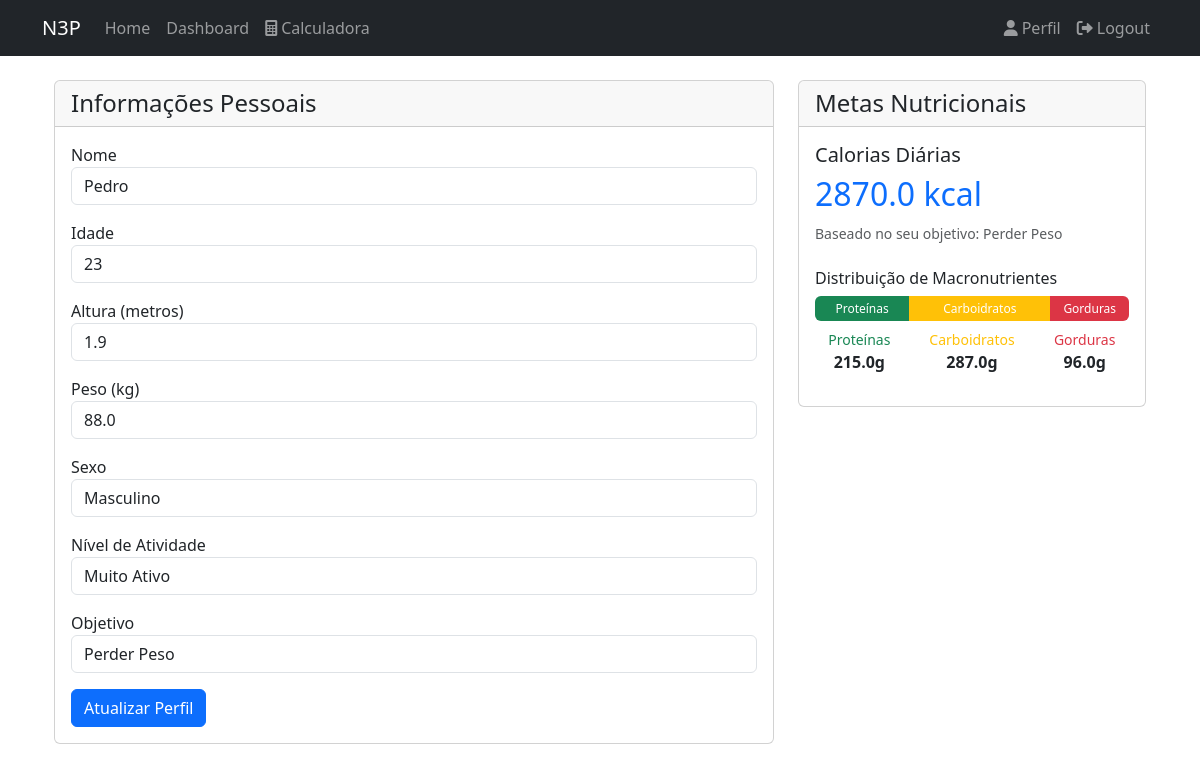
Before: /auth/profile (signed in) with the older database file.
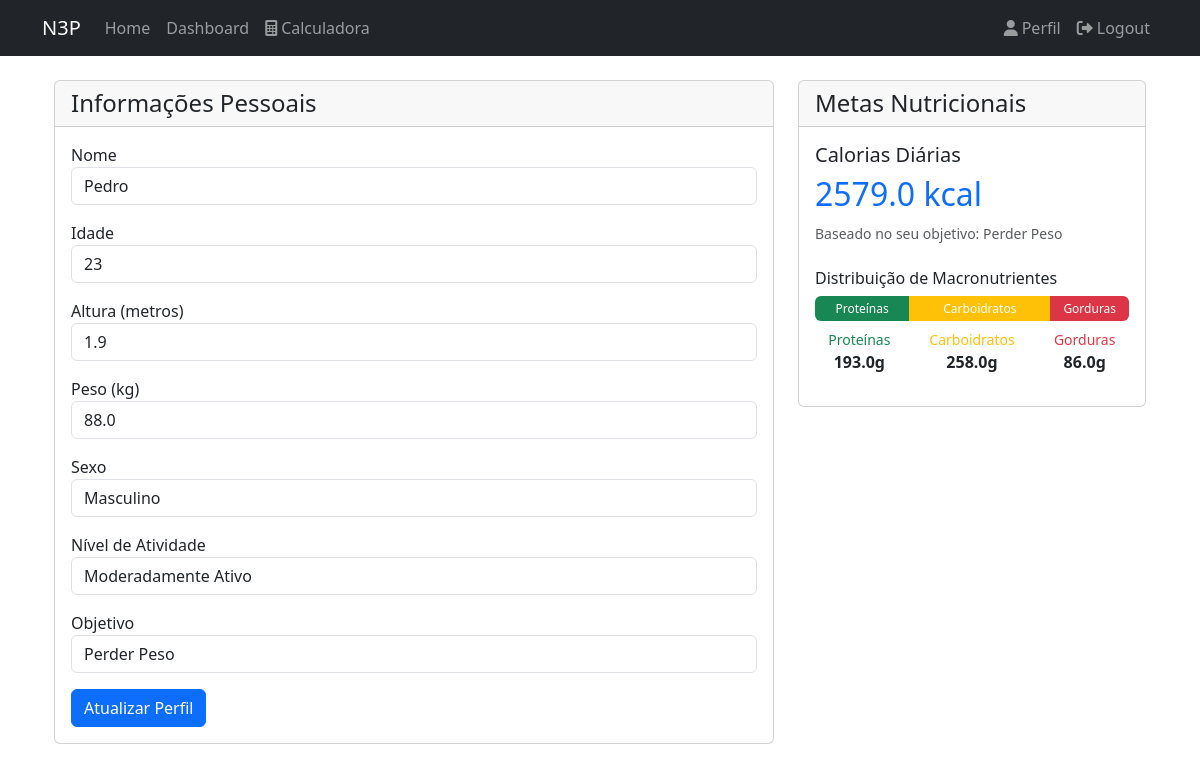
After: the same page with the newer database file.
### app/models/user.py (models this page shows, shortened)
class User(UserMixin, db.Model):
    __tablename__ = "users"
    id = db.Column(db.Integer, primary_key=True)
    username = db.Column(db.String(80), unique=True, nullable=False)
    email = db.Column(db.String(120), unique=True, nullable=False)
    password_hash = db.Column(db.String(128))
    created_at = db.Column(db.DateTime, default=datetime.utcnow)
    nome = db.Column(db.String(100), nullable=False)
    idade = db.Column(db.Integer, nullable=False)
    altura = db.Column(db.Float, nullable=False)  # altura em metros
    peso = db.Column(db.Float, nullable=False)  # peso em kg
    sexo = db.Column(
        db.String(1), nullable=False
    )  # 'M' para masculino, 'F' para feminino
    fator_atividade = db.Column(db.String(20), nullable=False)
    objetivo = db.Column(db.String(50), nullable=False)
    calories_goal = db.Column(db.Float, nullable=True)
    proteins_goal = db.Column(db.Float, nullable=True)
    carbs_goal = db.Column(db.Float, nullable=True)
    fats_goal = db.Column(db.Float, nullable=True)
    diets = db.relationship("Diet", lazy=True)
    def get_objetivo_display(self):
        objetivo_names = {
            "perder_peso": "Perder Peso",
            "manter_peso": "Manter Peso",
            "ganhar_peso": "Ganhar Peso",
            "ganhar_massa": "Ganhar Massa",
        }
        return objetivo_names.get(self.objetivo, self.objetivo)

### app/blueprints/auth/routes.py (the view, shortened to what this page needs)
@bp.route("/profile", methods=["GET", "POST"])
@login_required
def profile():
    form = EditProfileForm(obj=current_user)
    user_goals = type(
        "UserGoals",
        (),
        {
            "calories": current_user.calories_goal or 0,
            "proteins": current_user.proteins_goal or 0,
            "carbs": current_user.carbs_goal or 0,
            "fats": current_user.fats_goal or 0,
        },
    )
    return render_template(
        "auth/profile.html",
        title="Editar Perfil",
        form=form,
        user_goals=user_goals,
        user=current_user,
    )

### app/forms/auth.py
class EditProfileForm(FlaskForm):
    nome = StringField("Nome", validators=[DataRequired(), Length(max=100)])
    idade = IntegerField(
        "Idade", validators=[DataRequired(), NumberRange(min=15, max=100)]
    )
    altura = FloatField(
        "Altura (metros)", validators=[DataRequired(), NumberRange(min=1.0, max=2.5)]
    )
    peso = FloatField(
        "Peso (kg)", validators=[DataRequired(), NumberRange(min=30, max=300)]
    )
    sexo = SelectField(
        "Sexo", choices=list(GENDER_CHOICES.items()), validators=[DataRequired()]
    )
    fator_atividade = SelectField(
        "Nível de Atividade",
        choices=list(ACTIVITY_DISPLAY.items()),
        validators=[DataRequired()],
    )
    objetivo = SelectField(
        "Objetivo", choices=list(OBJECTIVE_DISPLAY.items()), validators=[DataRequired()]
    )

### app/__init__.py (called while the page is built)
def create_app(config_class=Config):
    app = Flask(__name__)
    app.config.from_object(config_class)
    db.init_app(app)
    migrate.init_app(app, db)
    login.init_app(app)
    from app.blueprints.auth import bp as auth_bp
    app.register_blueprint(auth_bp, url_prefix="/auth")
    from app.blueprints.main import bp as main_bp
    app.register_blueprint(main_bp)
    from app.blueprints.errors import bp as errors_bp
    app.register_blueprint(errors_bp)
    from app.blueprints.api import bp as api_bp
    app.register_blueprint(api_bp, url_prefix="/api")
    from app.models import User
    @login.user_loader
    def load_user(id):
        return User.query.get(int(id))
    return app

### app/templates/auth/profile.html (shortened to what this page needs)
{% extends "base.html" %} {% from "macros/forms.html" import render_form %}  {% block content %}
<div class="container">
  <div class="row">
    <div class="col-md-8">
      <div class="card mb-4">
        <div class="card-header">
          <h4 class="mb-0">Informações Pessoais</h4>
        </div>
        <div class="card-body">
          {{ render_form(form, url_for('auth.profile'), submit_text='Atualizar
          Perfil') }}
        </div>
      </div>
    </div>
    <div class="col-md-4">
      <div class="card">
        <div class="card-header">
          <h4 class="mb-0">Metas Nutricionais</h4>
        </div>
        <div class="card-body">
          <div class="mb-4">
            <h5>Calorias Diárias</h5>
            <h2 class="text-primary">
              {{ "%.1f"|format(user_goals.calories) }} kcal
            </h2>
            <small class="text-muted"
              >Baseado no seu objetivo: {{ user.get_objetivo_display() }}</small
            >
          </div>
          <div class="mb-3">
            <h6>Distribuição de Macronutrientes</h6>
            <div class="progress mb-2" style="height: 25px">
              <div
                class="progress-bar bg-success"
                role="progressbar"
                style="width: 30%"
                aria-valuenow="30"
                aria-valuemin="0"
                aria-valuemax="100"
              >
                Proteínas
              </div>
              <div
                class="progress-bar bg-warning"
                role="progressbar"
                style="width: 45%"
                aria-valuenow="45"
                aria-valuemin="0"
                aria-valuemax="100"
              >
                Carboidratos
              </div>
              <div
                class="progress-bar bg-danger"
                role="progressbar"
                style="width: 25%"
                aria-valuenow="25"
                aria-valuemin="0"
                aria-valuemax="100"
              >
                Gorduras
              </div>
            </div>
            <div class="row text-center">
              <div class="col">
                <small class="d-block text-success">Proteínas</small>
                <strong>{{ "%.1f"|format(user_goals.proteins) }}g</strong>
              </div>
              <div class="col">
                <small class="d-block text-warning">Carboidratos</small>
                <strong>{{ "%.1f"|format(user_goals.carbs) }}g</strong>
              </div>
              <div class="col">
                <small class="d-block text-danger">Gorduras</small>
                <strong>{{ "%.1f"|format(user_goals.fats) }}g</strong>
              </div>
            </div>
          </div>
        </div>
      </div>
    </div>
  </div>
</div>
{% endblock %}

### app/templates/base.html (shortened to what this page needs)
<!DOCTYPE html>
<html lang="pt-BR">
  <head>
    <link
      href="https://cdn.jsdelivr.net/npm/bootstrap@5.3.0/dist/css/bootstrap.min.css"
      rel="stylesheet"
    />
    <link
      rel="stylesheet"
      href="https://cdnjs.cloudflare.com/ajax/libs/font-awesome/6.0.0/css/all.min.css"
    />
  </head>
  <body>
    <nav class="navbar navbar-expand-lg navbar-dark bg-dark">
      <div class="container">
        <a class="navbar-brand" href="{{ url_for('main.index') }}">N3P</a>
        <div class="collapse navbar-collapse" id="navbarNav">
          <ul class="navbar-nav me-auto">
            <li class="nav-item">
              <a class="nav-link" href="{{ url_for('main.index') }}">Home</a>
            </li>
            {% if current_user.is_authenticated %}
            <li class="nav-item">
              <a class="nav-link" href="{{ url_for('main.dashboard') }}"
                >Dashboard</a
              >
            </li>
            <li class="nav-item">
              <a class="nav-link" href="{{ url_for('main.calculator') }}"
                ><i class="fas fa-calculator me-1"></i>Calculadora</a
              >
            </li>
            {% endif %}
          </ul>
          <ul class="navbar-nav">
            {% if current_user.is_authenticated %}
            <li class="nav-item">
              <a class="nav-link" href="{{ url_for('auth.profile') }}">
                <i class="fas fa-user me-1"></i>Perfil
              </a>
            </li>
            <li class="nav-item">
              <a class="nav-link" href="{{ url_for('auth.logout') }}">
                <i class="fas fa-sign-out-alt me-1"></i>Logout
              </a>
            </li>
            {% else %}
            <li class="nav-item">
              <a class="nav-link" href="{{ url_for('auth.login') }}">
                <i class="fas fa-sign-in-alt me-1"></i>Login
              </a>
            </li>
            {% endif %}
          </ul>
        </div>
      </div>
    </nav>
    <div class="container mt-4">{% block content %}{% endblock %}</div>
  </body>
</html>

### app/templates/macros/forms.html (shortened to what this page needs)
{% macro render_field(field, label_class='', input_class='form-control') %}
<div class="mb-3">
  {{ field.label(class_=label_class) }} {% if field.type == 'BooleanField' %} {{
  field(class_='form-check-input ' + input_class) }} {% else %} {{
  field(class_=input_class) }} {% endif %}
</div>
{% endmacro %} {% macro render_form(form, action_url='', method='post',
extra_classes='', submit_text='Enviar') %}
<form
  action="{{ action_url }}"
  method="{{ method }}"
  class="{{ extra_classes }}"
  enctype="multipart/form-data"
>
  {{ form.csrf_token }} {% for field in form if field.type != 'CSRFTokenField'
  %} {{ render_field(field) }} {% endfor %}
  <button type="submit" class="btn btn-primary">{{ submit_text }}</button>
</form>
{% endmacro %}

Changed rows visible on the page:
changed User "Perder Peso": fator_atividade "Muito Ativo" → "Moderadamente Ativo"; calories "2870.0" → "2579.0"; proteins "215.0" → "193.0"; carbs "287.0" → "258.0"; fats "96.0" → "86.0"
